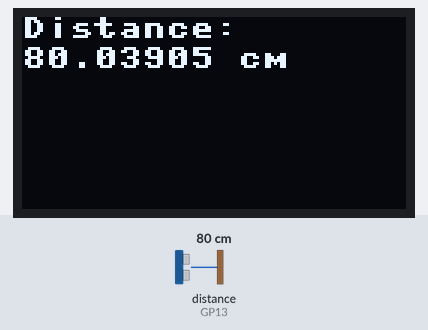
Simulated run of this program. Board: Raspberry Pi Pico running MicroPython. Parts: 128×64 one-colour display. Inputs (shaded band) come from the test bench; at power-on: distance to the obstacle (sensor on GP13) 80 cm. The echo pulse lasts 58.3 µs per cm; library files of the repository ran but are not shown: ssd1306.py; what the program prints to the serial console is not drawn.

Above: at 1.2 s.
1.3 s: distance to the obstacle (sensor on GP13) set to 2 cm
At 2.6 s:
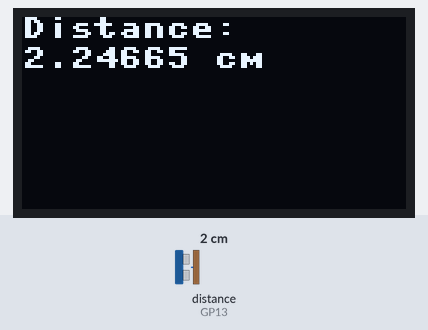
3.6 s: distance to the obstacle (sensor on GP13) set to 4 cm
At 4.8 s:
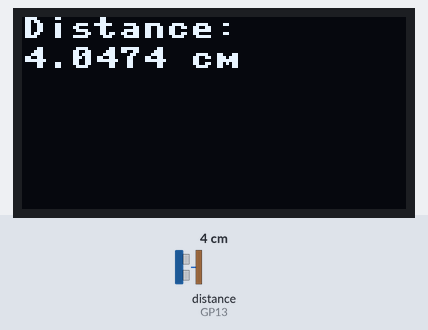
5.6 s: distance to the obstacle (sensor on GP13) set to 9 cm
At 7.1 s:
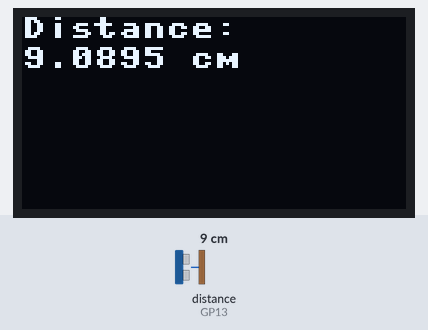
Timing chart, 0 to 8.6 s (numbered marks = the images above; inputs shaded):
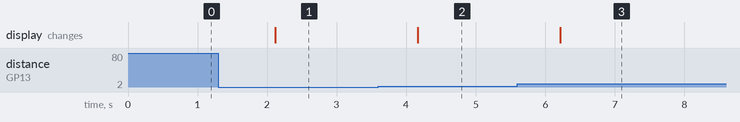

The program:

SSD1306_HCSR04.py
```python
from machine import Pin
import utime
from machine import Pin, I2C
from ssd1306 import SSD1306_I2C
import framebuf
import math
import utime

WIDTH  = 128                                            # oled display width
HEIGHT = 64                                             # oled display height

sda=machine.Pin(4)
scl=machine.Pin(5)
i2c=machine.I2C(0,sda=sda, scl=scl, freq=400000)
#  print(i2c.scan())
oled = SSD1306_I2C(128, 64, i2c)
oled.text("STechiezDIY !!!",5,5)
oled.text("Pico",5,15)
oled.text("HCSR04",5,25)
oled.text("SSD1306",5,35)
trigger = Pin(14, Pin.OUT)
echo = Pin(13, Pin.IN)
def get_distance():
   trigger.low()
   utime.sleep_us(2)
   trigger.high()
   utime.sleep_us(5)
   trigger.low()
   while echo.value() == 0:
       signaloff = utime.ticks_us()
   while echo.value() == 1:
       signalon = utime.ticks_us()
   timepassed = signalon - signaloff
   distance = (timepassed * 0.0343) / 2
   print("The distance from object is ",distance,"cm")
   return distance
while True:
   oled.fill(0)
   ret_val = get_distance()
   oled.text("Distance:",0,0)
   oled.text(str(ret_val) + " cm",0,10)
   oled.show()
   utime.sleep(1)
```

Measured:
- after the input at 1.3 s, the display: changes after 0.82 s (image 1)
- after the input at 3.6 s, the display: changes after 0.57 s (image 2)
- after the input at 5.6 s, the display: changes after 0.62 s (image 3)
